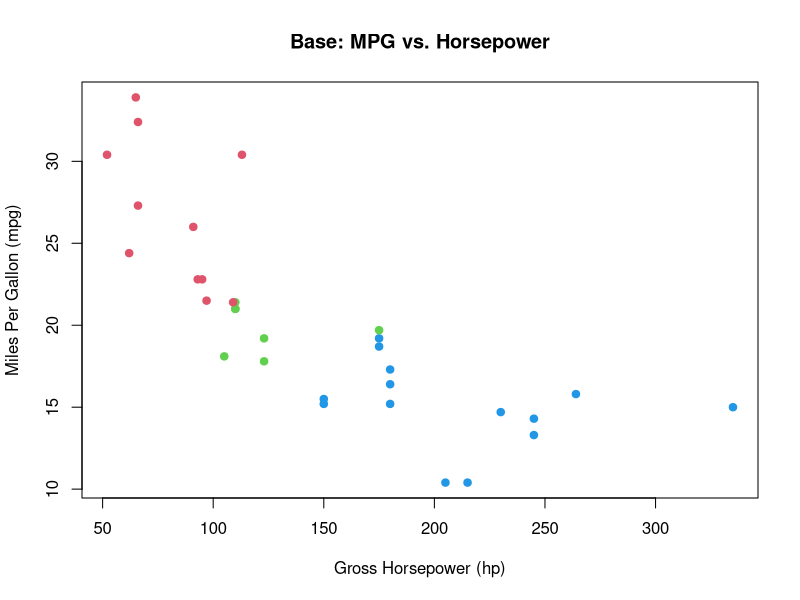
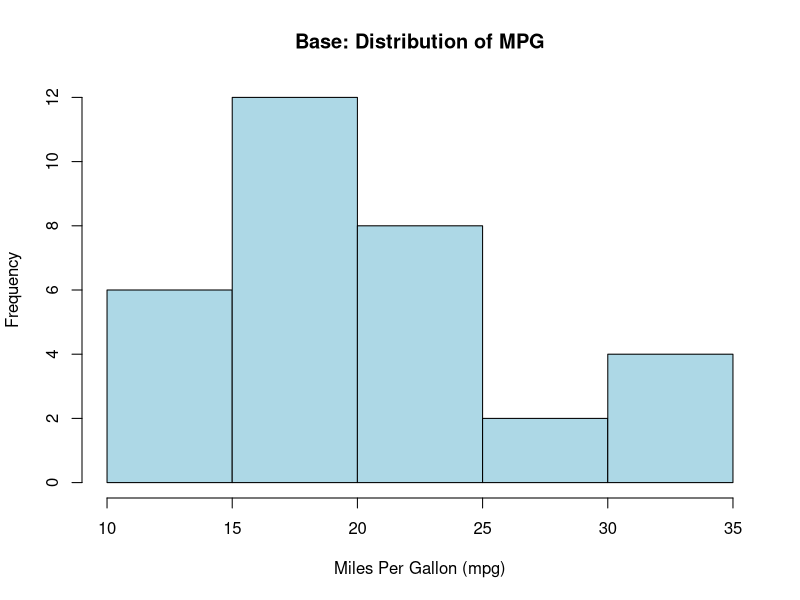
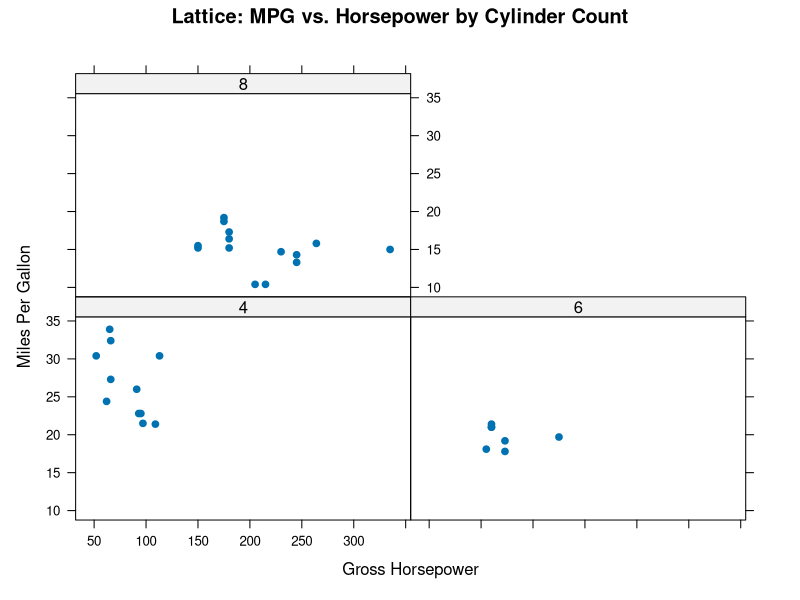
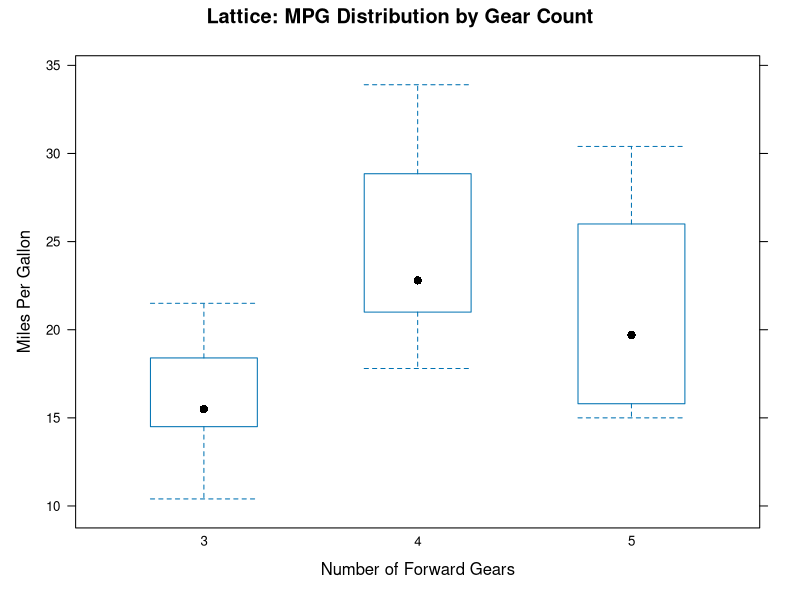
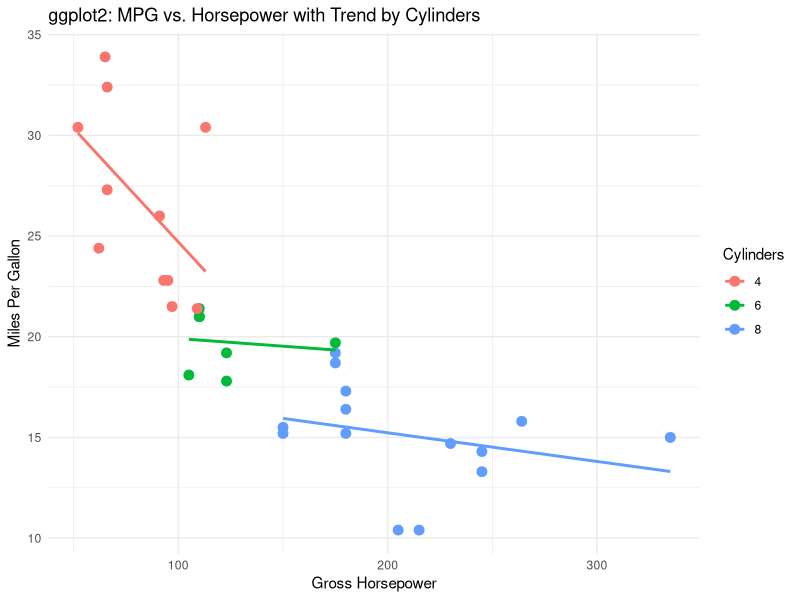
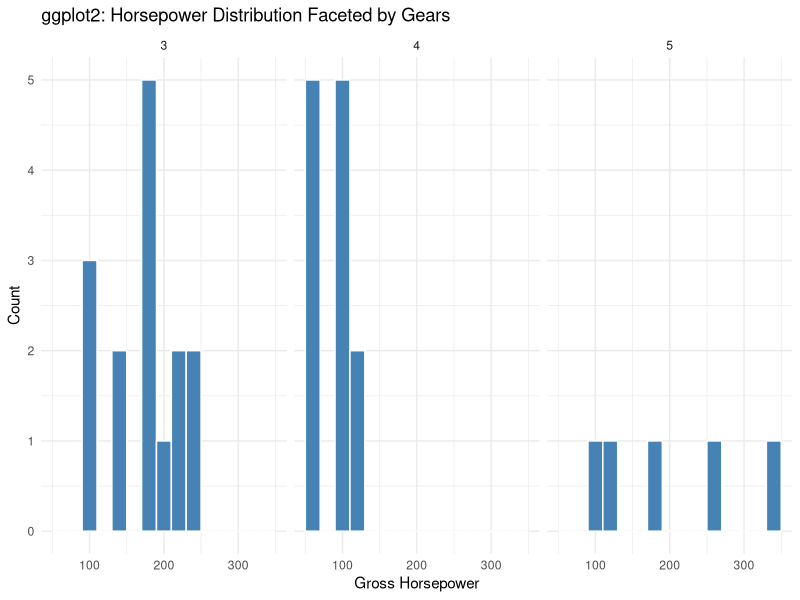

Write the R code that produced these figures, in order.
# Assignment #9: Visualization in R – Base Graphics, Lattice, and ggplot2
# Dataset: mtcars (Motor Trend Car Road Tests)

# 0. Load and inspect the dataset
data("mtcars", package = "datasets")
head(mtcars)

# Ensure categorical variables are treated as factors where appropriate
mtcars$cyl <- factor(mtcars$cyl)
mtcars$gear <- factor(mtcars$gear)


# ==========================================
# 1. Base R Graphics
# ==========================================

# Plot 1: Base Scatter plot (mpg vs. hp colored/grouped by cyl)
plot(mtcars$hp, mtcars$mpg,
     main   = "Base: MPG vs. Horsepower",
     xlab   = "Gross Horsepower (hp)",
     ylab   = "Miles Per Gallon (mpg)",
     pch    = 19,
     col    = as.numeric(mtcars$cyl) + 1)

# Plot 2: Base Histogram (Distribution of mpg)
hist(mtcars$mpg,
     main   = "Base: Distribution of MPG",
     xlab   = "Miles Per Gallon (mpg)",
     col    = "lightblue",
     border = "black")


# ==========================================
# 2. Lattice Graphics
# ==========================================
library(lattice)

# Plot 3: Conditional scatter plot (mpg vs. hp conditioned on cylinders)
xyplot(mpg ~ hp | cyl,
       data = mtcars,
       main = "Lattice: MPG vs. Horsepower by Cylinder Count",
       xlab = "Gross Horsepower",
       ylab = "Miles Per Gallon",
       pch  = 19)

# Plot 4: Box-and-whisker plot (mpg by number of gears)
bwplot(mpg ~ gear,
       data = mtcars,
       main = "Lattice: MPG Distribution by Gear Count",
       xlab = "Number of Forward Gears",
       ylab = "Miles Per Gallon")


# ==========================================
# 3. ggplot2 Graphics
# ==========================================
library(ggplot2)

# Plot 5: Scatter plot with smooth regression lines by cylinder group
ggplot(mtcars, aes(x = hp, y = mpg, color = cyl)) +
  geom_point(size = 3) +
  geom_smooth(method = "lm", se = FALSE) +
  labs(title = "ggplot2: MPG vs. Horsepower with Trend by Cylinders",
       x = "Gross Horsepower",
       y = "Miles Per Gallon",
       color = "Cylinders") +
  theme_minimal()

# Plot 6: Faceted histogram (Distribution of hp faceted by gears)
ggplot(mtcars, aes(x = hp)) +
  geom_histogram(binwidth = 20, fill = "steelblue", color = "white") +
  facet_wrap(~ gear) +
  labs(title = "ggplot2: Horsepower Distribution Faceted by Gears",
       x = "Gross Horsepower",
       y = "Count") +
  theme_minimal()


# ==========================================
# 4. Blog Discussion
# ==========================================
"When comparing the three visualization systems, Base R feels like 
drawing on a blank canvas using a step-by-step, procedural approach 
with traditional function calls. Lattice shifts into a more structured 
formula-based syntax designed specifically for multi-panel conditioned 
plots, while ggplot2 adopts a powerful Grammar of Graphics framework 
where plots are built iteratively by adding distinct layers with a + sign. 
Among them, ggplot2 delivered the most publication-quality output with 
minimal code thanks to its intelligent defaults and clean themes, though 
switching back and forth presented a slight learning curve—particularly 
remembering how ggplot2 strictly handles groupings and aesthetics inside 
aes() compared to the more direct parameter arguments of Base R."
